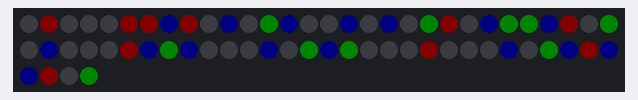
This sketch was run on a simulated ESP32. On the bench: 64 RGB LEDs in strip order, left to right, continuing on the next row. Dim RGB values are drawn brighter than linear; random numbers use the default seed unless the sketch sets one; what the sketch prints to the serial monitor is not drawn.

Above: at 1.1 s.
At 6.1 s:
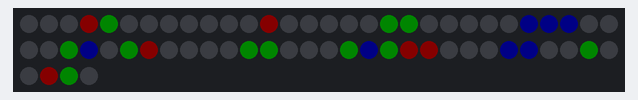
At 11.1 s:
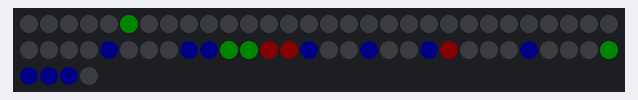
At 22.2 s:
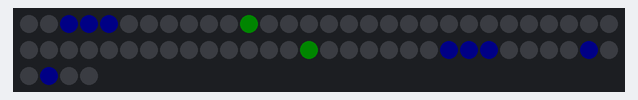
At 30.3 s:
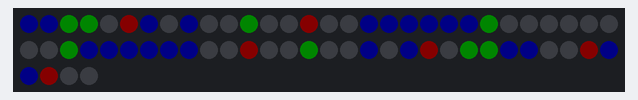
At 38.4 s:
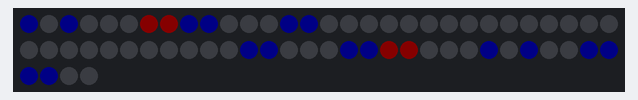

Measured:
- what the display in image 0 shows lasts 1.0 s, from 1.0 s to 2.0 s

The sketch:

esp_game_of_life.ino
```cpp
#include <FastLED.h>

#define LED_PIN     2
#define NUM_LEDS    64
#define BRIGHTNESS  10
#define GEN_MS      1000    // ms between generations
#define HISTORY_LEN 16      // detect oscillators up to period 16
#define MAX_GENS    500     // safety reset after N generations
#define FILL_PCT    35      // % of cells alive on random start

CRGB leds[NUM_LEDS];

bool cur[8][8];   // current generation
bool nxt[8][8];   // next generation (pre-computed each step)

// Three-color display: see current state + fate of each cell simultaneously.
// Values near 200 remain visually distinct after BRIGHTNESS=10 scaling.
const CRGB COL_SURVIVE = CRGB(  0,   0, 200);  // alive, will survive  → blue
const CRGB COL_BORN    = CRGB(  0, 200,   0);  // dead,  will be born  → green
const CRGB COL_DYING   = CRGB(200,   0,   0);  // alive, will die      → red

// ── Game of Life ──────────────────────────────────────────────────────────────

int countNeighbors(int r, int c) {
    int n = 0;
    for (int dr = -1; dr <= 1; dr++)
        for (int dc = -1; dc <= 1; dc++) {
            if (dr == 0 && dc == 0) continue;
            if (cur[(r + dr + 8) % 8][(c + dc + 8) % 8]) n++;
        }
    return n;
}

void computeNext() {
    for (int r = 0; r < 8; r++)
        for (int c = 0; c < 8; c++) {
            int n = countNeighbors(r, c);
            nxt[r][c] = cur[r][c] ? (n == 2 || n == 3) : (n == 3);
        }
}

// Pack the board into a 64-bit mask for fast equality comparison.
uint64_t boardMask(bool b[8][8]) {
    uint64_t m = 0;
    for (int i = 0; i < 64; i++)
        if (b[i / 8][i % 8]) m |= (1ULL << i);
    return m;
}

void randomize() {
    randomSeed(analogRead(0));
    for (int r = 0; r < 8; r++)
        for (int c = 0; c < 8; c++)
            cur[r][c] = random(100) < FILL_PCT;
}

// ── Oscillation detection ─────────────────────────────────────────────────────
//
//  Stores the last HISTORY_LEN board masks in a ring buffer.
//  Before advancing, check whether the *next* state matches any history entry.
//  A match means we've entered a loop (period ≤ HISTORY_LEN).

uint64_t history[HISTORY_LEN];
int histIdx   = 0;
int histCount = 0;
int genCount  = 0;

bool isStuck(uint64_t mask) {
    if (mask == 0) return true;  // all cells dead
    int n = (histCount < HISTORY_LEN) ? histCount : HISTORY_LEN;
    for (int i = 0; i < n; i++)
        if (history[i] == mask) return true;
    return false;
}

void pushHistory(uint64_t mask) {
    history[histIdx] = mask;
    histIdx = (histIdx + 1) % HISTORY_LEN;
    histCount++;
}

void resetBoard() {
    Serial.printf("Reset after %d generations\n", genCount);
    memset(history, 0, sizeof(history));
    histIdx   = 0;
    histCount = 0;
    genCount  = 0;
    randomize();
    computeNext();
}

// ── Display ───────────────────────────────────────────────────────────────────

void display() {
    FastLED.clear();
    for (int r = 0; r < 8; r++) {
        for (int c = 0; c < 8; c++) {
            CRGB col = CRGB::Black;
            if      (cur[r][c] && nxt[r][c])  col = COL_SURVIVE;
            else if (cur[r][c])               col = COL_DYING;
            else if (nxt[r][c])               col = COL_BORN;
            leds[r * 8 + c] = col;
        }
    }
    FastLED.show();
}

// ── Setup / Loop ──────────────────────────────────────────────────────────────

void setup() {
    Serial.begin(115200);
    delay(500);
    Serial.println("\n=== Conway's Game of Life ===");
    Serial.println("Blue=survive  Green=born  Red=dying");

    FastLED.addLeds<WS2812B, LED_PIN, GRB>(leds, NUM_LEDS);
    FastLED.setBrightness(BRIGHTNESS);
    FastLED.clear();
    FastLED.show();

    randomize();
    computeNext();
}

void loop() {
    static unsigned long lastGenMs = 0;
    if (millis() - lastGenMs < GEN_MS) { delay(10); return; }
    lastGenMs = millis();

    display();  // show current state colored by each cell's fate

    uint64_t nxtMask = boardMask(nxt);
    if (isStuck(nxtMask) || genCount >= MAX_GENS) {
        delay(800);       // pause on final frame so the reset is visible
        resetBoard();
    } else {
        pushHistory(boardMask(cur));
        memcpy(cur, nxt, sizeof(cur));
        genCount++;
        computeNext();    // pre-compute so next display() has both cur and nxt
    }
}
```
